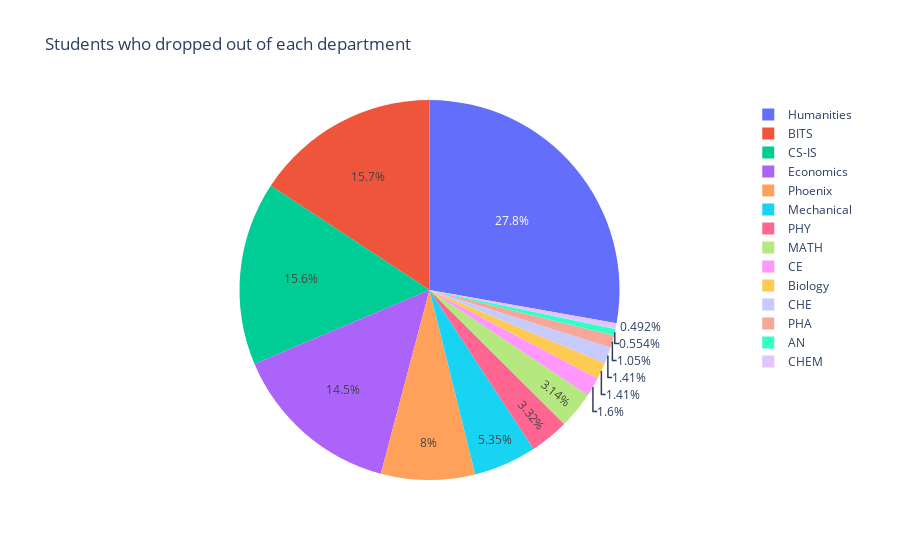

The cell this chart's notebook holds for it:
### Code cell
ws2021_2022 = pd.read_excel('./Ws 2021-2022.xlsx')
ws2022_2023 = pd.read_excel('./Ws 2022-2023.xlsx')
# merge all rows of ws2021_2022 and ws2022_2023, adding a column "dropping year" in a new dataframe withdraw_df
ws2022_2023['Dropping Year'] = 2022
ws2021_2022['Dropping Year'] = 2021
withdraw_df = pd.concat([ws2021_2022, ws2022_2023], ignore_index=True)
# withdraw_df.reset_index()
 
withdraw_df.head(8)
# plotly pie chart using Subject column, plot shows number of students who dropped out of each subject
subject_count = withdraw_df['Subject'].value_counts() # number of students who dropped out of each subject
subject_count = subject_count.reset_index()
subject_count.columns = ['Subject', 'Count']
subject_count["Department"] = subject_count["Subject"]
subject_count = subject_count.drop(['Subject'], axis=1)
# make Department the first column
subject_count = subject_count[['Department', 'Count']]
# print all unique Departments
print("Unique Departments: " + str(subject_count['Department'].unique()))
def group_departments(department):
    if department in ['HSS', 'GS']:
        return 'Humanities'
    elif department in ['CS', 'IS']:
        return 'CS-IS'
    elif department in ['ECON', 'FIN', 'MGTS']:
        return 'Economics'
    elif department in ['EEE', 'ECE', 'INSTR']:
        return 'Phoenix'
    elif department in ['MF', 'ME']:
        return 'Mechanical'
    elif department in ['BIO', 'BIOT']:
        return 'Biology'
    else:
        return department
 
subject_count['Grouped Department'] = subject_count['Department'].apply(group_departments)
subject_count = subject_count.groupby(['Grouped Department'])['Count'].sum() #.sum is used to group by department and sum the count of students who dropped out of each subject
subject_count.reset_index()
fig = px.pie(subject_count, values='Count', names=subject_count.index, title='Students who dropped out of each department')
fig.show()

### Figure 1 — Plotly figure (JSON) as saved in the notebook; plotly's stock layout.template omitted (floating-point values rounded to 4 significant figures)
{"data": [{"domain": {"x": [0, 1], "y": [0, 1]}, "hovertemplate": "Grouped Department=%{label}<br>Count=%{value}<extra></extra>", "labels": ["AN", "BITS", "Biology", "CE", "CHE", "CHEM", "CS-IS", "Economics", "Humanities", "MATH", "Mechanical", "PHA", "PHY", "Phoenix"], "legendgroup": "", "name": "", "showlegend": true, "type": "pie", "values": [9, 256, 23, 26, 23, 8, 254, 236, 452, 51, 87, 17, 54, 130]}], "layout": {"legend": {"tracegroupgap": 0}, "title": {"text": "Students who dropped out of each department"}}}
